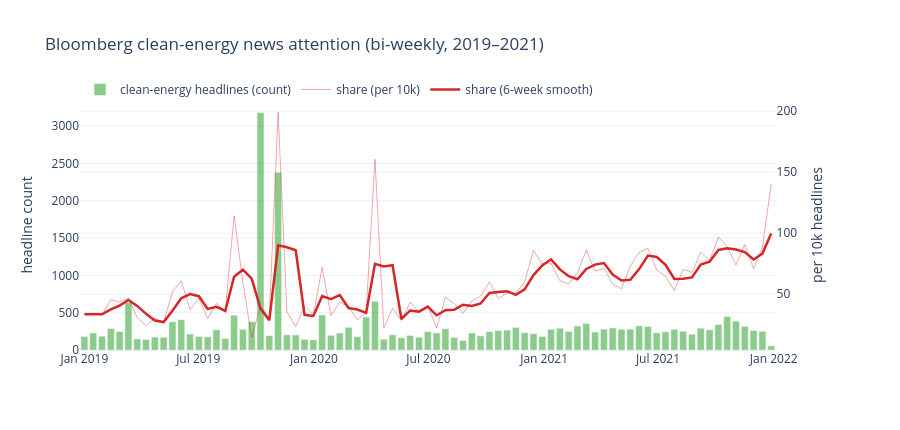

The cell this chart's notebook holds for it:
### Markdown cell above
## 2. Clean-energy news attention over time

Bi-weekly clean-energy headline **count** and **share** (per 10k headlines). The share controls for the overall growth in Bloomberg news volume.

### Code cell
g = (
    news.set_index("date")
    .groupby(pd.Grouper(freq=f"{GRANULARITY_DAYS}D", origin=DATE_START))
    .agg(total=("Headline", "size"), clean=("clean_energy", "sum"))
)
g = g[g.total > 0]
g["share_per10k"] = 10_000 * g["clean"] / g["total"]
g["share_smooth"] = g["share_per10k"].rolling(3, min_periods=1).mean()  # ~6-week trailing
g.to_parquet(OUTPUT_DIR / "clean_energy_news_intensity.parquet")

fig = make_subplots(specs=[[{"secondary_y": True}]])
fig.add_bar(x=g.index, y=g["clean"], name="clean-energy headlines (count)",
            marker_color="#2ca02c", opacity=0.55)
fig.add_scatter(x=g.index, y=g["share_per10k"], name="share (per 10k)",
                line=dict(color="#d62728", width=1), opacity=0.4, secondary_y=True)
fig.add_scatter(x=g.index, y=g["share_smooth"], name="share (6-week smooth)",
                line=dict(color="#d62728", width=2.5), secondary_y=True)
fig.update_layout(title="Bloomberg clean-energy news attention (bi-weekly, 2019–2021)",
                  template="plotly_white", height=430, legend=dict(orientation="h", y=1.1))
fig.update_yaxes(title_text="headline count", secondary_y=False)
fig.update_yaxes(title_text="per 10k headlines", secondary_y=True)
fig.write_html(OUTPUT_DIR / "clean_energy_news_intensity.html")
fig.show()
